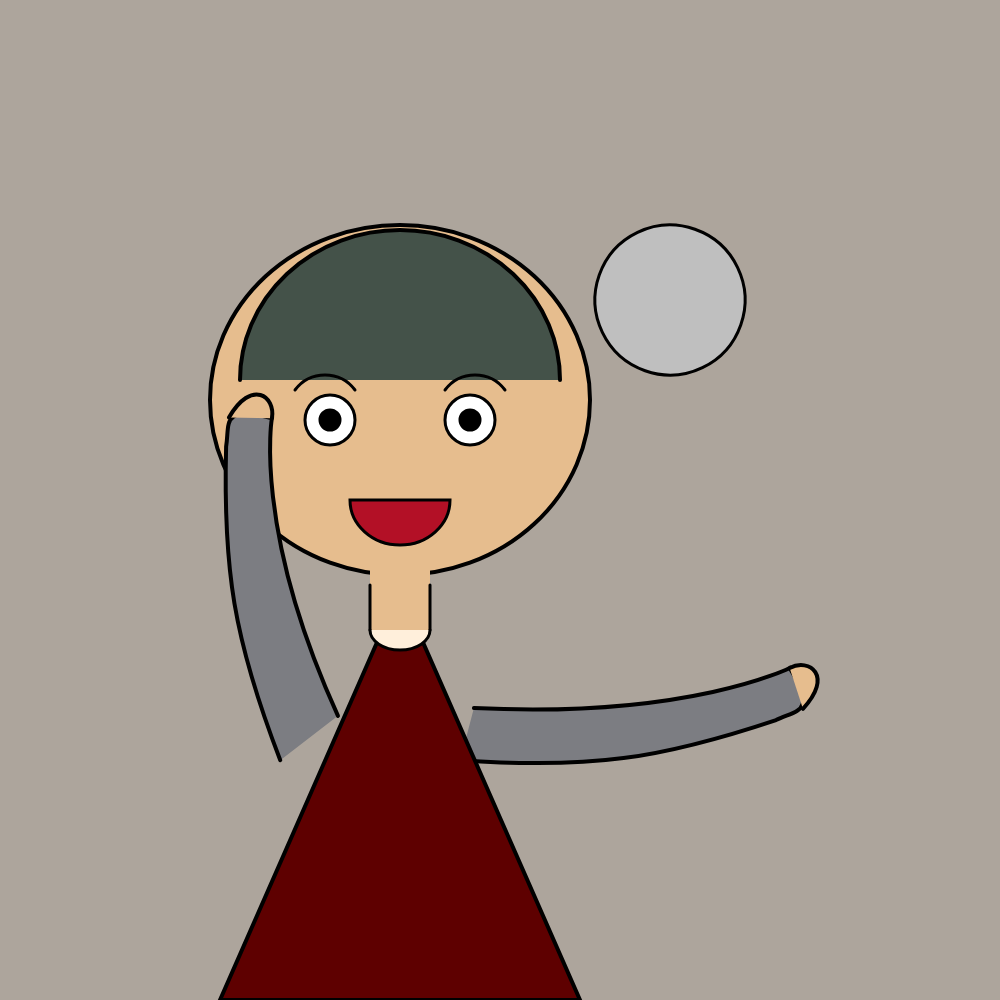
Frame 1 (no input)
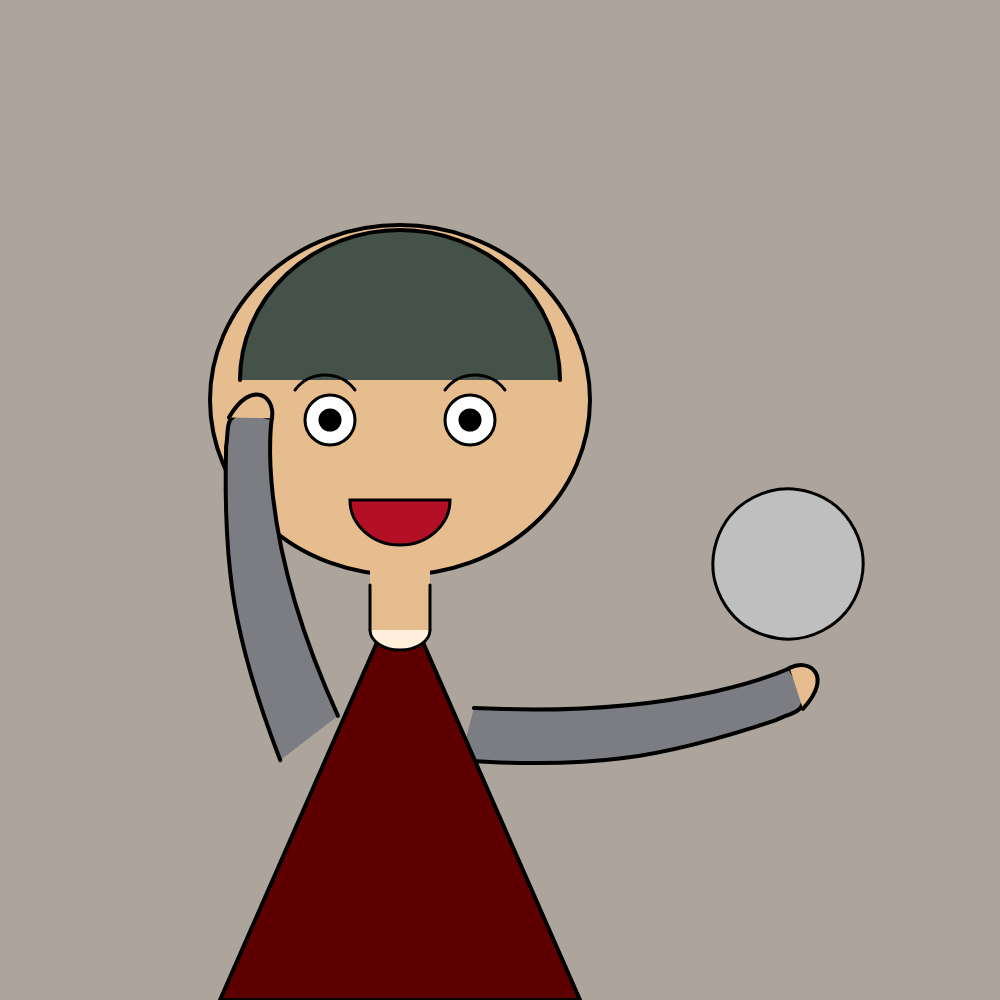
Frame 60 (no input)
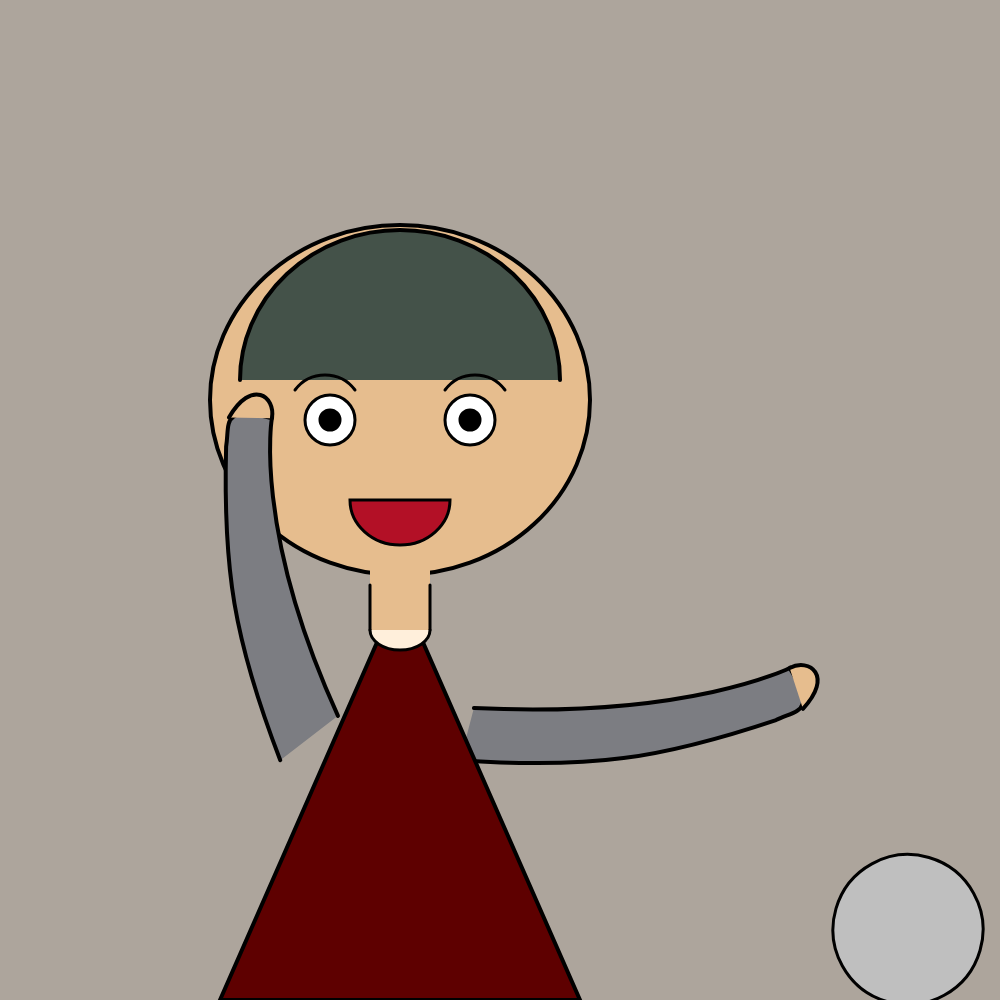
Frame 120 (the mouse pressed at the canvas centre since frame 60)

The p5.js sketch that drew these frames (run headless with seeded random() and noise() and a simulated clock; from frame 60 on, the mouse is pressed at the canvas centre):

// p5.js sketch
// ── sketch.js
var x0=670;
var y0=300;
var dx=2;
function setup() {
  createCanvas(1000, 1000);
}

function draw() {
  background(173, 165, 156);
  strokeWeight(4);
  
  //脸
  fill(230, 189, 142);
  ellipse(400,400,380,350);
  fill(0);

  //刘海
  fill(68, 82, 73);
  arc(400,380,320,300,-PI,0,OPEN);

   //右胳膊
  push();
  fill(124, 125, 130);
  translate(490,720);
  rotate(dx/PI);
  translate(-490,-720);
  beginShape();
  vertex(470,720);
  bezierVertex(650,600,700,500,700,500);
  bezierVertex(750,520,730,530,720,550);
  bezierVertex(650,650,600,700,490,770);
  endShape();

  //右手
  fill(230, 189, 142);
  bezier(700,500,710,480,740,480,735,525);
  pop();
  
  //左胳膊
  push();
  fill(124, 125, 130);
  translate(310,720);
  rotate(dx/PI);
  translate(-310,-720);
  beginShape();
  vertex(330,700);
  bezierVertex(150,600,100,500,100,500);
  bezierVertex(50,520,70,530,80,550);
  bezierVertex(150,650,200,700,310,770);
  endShape();
  
  //左手
  fill(230, 189, 142);
  bezier(100,500,90,480,60,480,65,525);
  pop();

  //身子
  fill(94, 0, 0);
  triangle(400,590,220,1000,580,1000);

  //脖子
  strokeWeight(0);
  fill(230, 189, 142);
  rect(370,570,60,60);
  strokeWeight(3);
  line(370,585,370,630);
  line(430,585,430,630);

  //领子
  strokeWeight(3);
  fill(255,239,219);
  arc(400,630,60,40,0,PI,OPEN);

  //眼睛
  fill(255);
  ellipse(330,420,50,50);  //左眼白
  ellipse(470,420,50,50);  //右眼白
  fill(0);
  ellipse(330,420,20,20);  //左眼珠‘
  ellipse(470,420,20,20);  //右眼珠
  
  //眉毛
  //line(300,380,350,380);
  noFill();
  bezier(295,390,310,370,340,370,355,390);  //左眉毛
  bezier(505,390,490,370,460,370,445,390);  //右眉毛
  //嘴巴
  fill(179, 16, 38);
  arc(400,500,100,90,0,PI,CHORD);
  //球
  push();
  translate(x0,y0);
  rotate(dx*x0/(100*PI));
  translate(-x0,-y0);
  fill(191, 191, 191);
  ellipse(x0,y0,150,150);
  x0+=dx;
  y0=0.0034*x0*x0-2.72*x0+596.14;
  if(x0>=width||x0<=0)
  dx=-dx;


  
}
